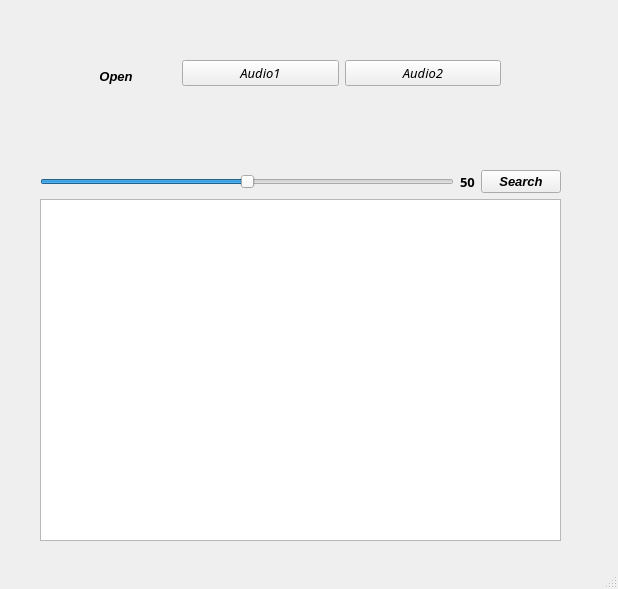
<?xml version="1.0" encoding="UTF-8"?>
<ui version="4.0">
 <class>MainWindow</class>
 <widget class="QMainWindow" name="MainWindow">
  <property name="geometry">
   <rect>
    <x>0</x>
    <y>0</y>
    <width>618</width>
    <height>589</height>
   </rect>
  </property>
  <property name="maximumSize">
   <size>
    <width>16777215</width>
    <height>600</height>
   </size>
  </property>
  <property name="windowTitle">
   <string>Audio Recognizer</string>
  </property>
  <property name="autoFillBackground">
   <bool>false</bool>
  </property>
  <property name="styleSheet">
   <string notr="true">alternate-background-color: rgb(0, 0, 0);</string>
  </property>
  <property name="tabShape">
   <enum>QTabWidget::Rounded</enum>
  </property>
  <widget class="QWidget" name="centralwidget">
   <widget class="QWidget" name="gridLayoutWidget">
    <property name="geometry">
     <rect>
      <x>20</x>
      <y>60</y>
      <width>481</width>
      <height>71</height>
     </rect>
    </property>
    <layout class="QGridLayout" name="gridLayout">
     <item row="0" column="0" rowspan="2">
      <widget class="QLabel" name="opensong">
       <property name="font">
        <font>
         <pointsize>10</pointsize>
         <weight>75</weight>
         <italic>true</italic>
         <bold>true</bold>
         <strikeout>false</strikeout>
        </font>
       </property>
       <property name="frameShape">
        <enum>QFrame::NoFrame</enum>
       </property>
       <property name="frameShadow">
        <enum>QFrame::Plain</enum>
       </property>
       <property name="text">
        <string>                      Open</string>
       </property>
       <property name="textFormat">
        <enum>Qt::AutoText</enum>
       </property>
      </widget>
     </item>
     <item row="2" column="0">
      <spacer name="verticalSpacer">
       <property name="orientation">
        <enum>Qt::Vertical</enum>
       </property>
       <property name="sizeHint" stdset="0">
        <size>
         <width>20</width>
         <height>40</height>
        </size>
       </property>
      </spacer>
     </item>
     <item row="0" column="2">
      <widget class="QPushButton" name="audio2">
       <property name="font">
        <font>
         <family>Andalus</family>
         <pointsize>10</pointsize>
         <italic>true</italic>
        </font>
       </property>
       <property name="styleSheet">
        <string notr="true">
border-color: rgb(0, 0, 0);</string>
       </property>
       <property name="text">
        <string>Audio2</string>
       </property>
      </widget>
     </item>
     <item row="0" column="1">
      <widget class="QPushButton" name="audio1">
       <property name="font">
        <font>
         <family>Andalus</family>
         <pointsize>10</pointsize>
         <italic>true</italic>
        </font>
       </property>
       <property name="autoFillBackground">
        <bool>false</bool>
       </property>
       <property name="text">
        <string>Audio1</string>
       </property>
       <property name="autoDefault">
        <bool>false</bool>
       </property>
       <property name="default">
        <bool>false</bool>
       </property>
       <property name="flat">
        <bool>false</bool>
       </property>
      </widget>
     </item>
     <item row="2" column="2">
      <widget class="QLabel" name="audioname2">
       <property name="text">
        <string/>
       </property>
      </widget>
     </item>
     <item row="2" column="1">
      <widget class="QLabel" name="audioname1">
       <property name="text">
        <string/>
       </property>
      </widget>
     </item>
    </layout>
   </widget>
   <widget class="QWidget" name="gridLayoutWidget_2">
    <property name="geometry">
     <rect>
      <x>40</x>
      <y>170</y>
      <width>521</width>
      <height>371</height>
     </rect>
    </property>
    <layout class="QGridLayout" name="gridLayout_2">
     <item row="0" column="1">
      <widget class="QLabel" name="S2Label_2">
       <property name="font">
        <font>
         <family>Orbitron</family>
         <pointsize>10</pointsize>
         <weight>75</weight>
         <bold>true</bold>
        </font>
       </property>
       <property name="text">
        <string>50</string>
       </property>
      </widget>
     </item>
     <item row="1" column="0" colspan="3">
      <widget class="QTableWidget" name="resultstable">
       <property name="enabled">
        <bool>true</bool>
       </property>
       <property name="sizeAdjustPolicy">
        <enum>QAbstractScrollArea::AdjustToContents</enum>
       </property>
       <property name="editTriggers">
        <set>QAbstractItemView::NoEditTriggers</set>
       </property>
       <property name="alternatingRowColors">
        <bool>false</bool>
       </property>
       <property name="rowCount">
        <number>0</number>
       </property>
       <property name="columnCount">
        <number>0</number>
       </property>
       <attribute name="horizontalHeaderVisible">
        <bool>true</bool>
       </attribute>
      </widget>
     </item>
     <item row="0" column="2">
      <widget class="QPushButton" name="search">
       <property name="font">
        <font>
         <pointsize>10</pointsize>
         <weight>75</weight>
         <italic>true</italic>
         <bold>true</bold>
        </font>
       </property>
       <property name="text">
        <string>Search</string>
       </property>
      </widget>
     </item>
     <item row="0" column="0">
      <widget class="QSlider" name="slider">
       <property name="maximum">
        <number>100</number>
       </property>
       <property name="singleStep">
        <number>10</number>
       </property>
       <property name="value">
        <number>50</number>
       </property>
       <property name="orientation">
        <enum>Qt::Horizontal</enum>
       </property>
      </widget>
     </item>
    </layout>
   </widget>
  </widget>
  <widget class="QMenuBar" name="menubar">
   <property name="geometry">
    <rect>
     <x>0</x>
     <y>0</y>
     <width>618</width>
     <height>21</height>
    </rect>
   </property>
  </widget>
  <widget class="QStatusBar" name="statusbar"/>
 </widget>
 <resources/>
 <connections>
  <connection>
   <sender>slider</sender>
   <signal>valueChanged(int)</signal>
   <receiver>S2Label_2</receiver>
   <slot>setNum(int)</slot>
   <hints>
    <hint type="sourcelabel">
     <x>456</x>
     <y>201</y>
    </hint>
    <hint type="destinationlabel">
     <x>465</x>
     <y>202</y>
    </hint>
   </hints>
  </connection>
 </connections>
</ui>
